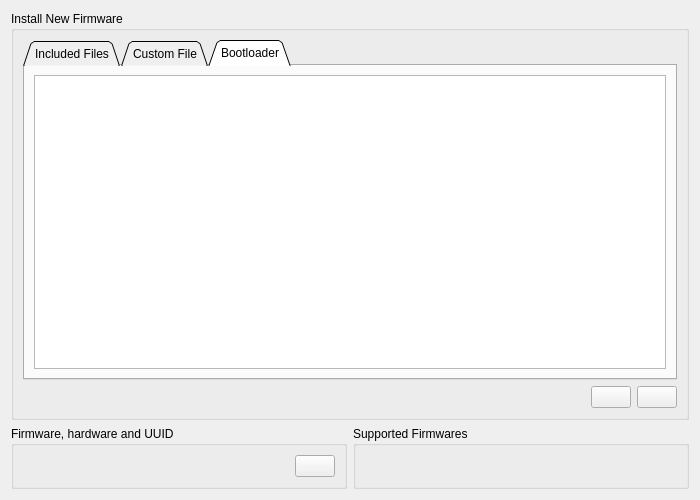
<?xml version="1.0" encoding="UTF-8"?>
<ui version="4.0">
 <class>PageFirmware</class>
 <widget class="QWidget" name="PageFirmware">
  <property name="geometry">
   <rect>
    <x>0</x>
    <y>0</y>
    <width>700</width>
    <height>500</height>
   </rect>
  </property>
  <property name="windowTitle">
   <string>Form</string>
  </property>
  <layout class="QVBoxLayout" name="verticalLayout_4">
   <item>
    <widget class="QGroupBox" name="groupBox">
     <property name="title">
      <string>Install New Firmware</string>
     </property>
     <layout class="QVBoxLayout" name="verticalLayout_3">
      <item>
       <widget class="QTabWidget" name="fwTabWidget">
        <property name="tabShape">
         <enum>QTabWidget::Triangular</enum>
        </property>
        <property name="currentIndex">
         <number>2</number>
        </property>
        <widget class="QWidget" name="tab">
         <attribute name="title">
          <string>Included Files</string>
         </attribute>
         <layout class="QVBoxLayout" name="verticalLayout_7">
          <item>
           <layout class="QHBoxLayout" name="horizontalLayout_5">
            <item>
             <layout class="QVBoxLayout" name="verticalLayout_5">
              <item>
               <widget class="QLabel" name="label">
                <property name="font">
                 <font>
                  <weight>75</weight>
                  <bold>true</bold>
                 </font>
                </property>
                <property name="text">
                 <string>Hardware Version</string>
                </property>
                <property name="alignment">
                 <set>Qt::AlignCenter</set>
                </property>
               </widget>
              </item>
              <item>
               <widget class="QListWidget" name="hwList"/>
              </item>
             </layout>
            </item>
            <item>
             <layout class="QVBoxLayout" name="verticalLayout_6">
              <item>
               <widget class="QLabel" name="label_2">
                <property name="font">
                 <font>
                  <weight>75</weight>
                  <bold>true</bold>
                 </font>
                </property>
                <property name="text">
                 <string>Firmware</string>
                </property>
                <property name="alignment">
                 <set>Qt::AlignCenter</set>
                </property>
               </widget>
              </item>
              <item>
               <widget class="QListWidget" name="fwList"/>
              </item>
             </layout>
            </item>
           </layout>
          </item>
          <item>
           <layout class="QHBoxLayout" name="horizontalLayout_6">
            <item>
             <widget class="QCheckBox" name="showNonDefaultBox">
              <property name="toolTip">
               <string>Show firmwares with non-default compilation options</string>
              </property>
              <property name="text">
               <string>Show non-default firmwares</string>
              </property>
             </widget>
            </item>
            <item>
             <spacer name="horizontalSpacer">
              <property name="orientation">
               <enum>Qt::Horizontal</enum>
              </property>
              <property name="sizeHint" stdset="0">
               <size>
                <width>40</width>
                <height>20</height>
               </size>
              </property>
             </spacer>
            </item>
            <item>
             <widget class="QPushButton" name="changelogButton">
              <property name="toolTip">
               <string>Show firmware changelog</string>
              </property>
              <property name="text">
               <string/>
              </property>
              <property name="icon">
               <iconset resource="../res.qrc">
                <normaloff>:/res/icons/About-96.png</normaloff>:/res/icons/About-96.png</iconset>
              </property>
             </widget>
            </item>
           </layout>
          </item>
         </layout>
        </widget>
        <widget class="QWidget" name="tab_2">
         <attribute name="title">
          <string>Custom File</string>
         </attribute>
         <layout class="QVBoxLayout" name="verticalLayout">
          <item>
           <layout class="QHBoxLayout" name="horizontalLayout_4">
            <item>
             <widget class="QLineEdit" name="fwEdit"/>
            </item>
            <item>
             <widget class="QPushButton" name="chooseButton">
              <property name="sizePolicy">
               <sizepolicy hsizetype="Fixed" vsizetype="Fixed">
                <horstretch>0</horstretch>
                <verstretch>0</verstretch>
               </sizepolicy>
              </property>
              <property name="toolTip">
               <string>Choose file...</string>
              </property>
              <property name="text">
               <string/>
              </property>
              <property name="icon">
               <iconset resource="../res.qrc">
                <normaloff>:/res/icons/Open Folder-96.png</normaloff>:/res/icons/Open Folder-96.png</iconset>
              </property>
             </widget>
            </item>
           </layout>
          </item>
          <item>
           <spacer name="verticalSpacer">
            <property name="orientation">
             <enum>Qt::Vertical</enum>
            </property>
            <property name="sizeHint" stdset="0">
             <size>
              <width>20</width>
              <height>249</height>
             </size>
            </property>
           </spacer>
          </item>
         </layout>
        </widget>
        <widget class="QWidget" name="tab_3">
         <attribute name="title">
          <string>Bootloader</string>
         </attribute>
         <layout class="QVBoxLayout" name="verticalLayout_8">
          <item>
           <widget class="QListWidget" name="blList"/>
          </item>
         </layout>
        </widget>
       </widget>
      </item>
      <item>
       <layout class="QHBoxLayout" name="horizontalLayout_3">
        <item>
         <widget class="DisplayPercentage" name="display" native="true"/>
        </item>
        <item>
         <widget class="QPushButton" name="cancelButton">
          <property name="sizePolicy">
           <sizepolicy hsizetype="Fixed" vsizetype="Fixed">
            <horstretch>0</horstretch>
            <verstretch>0</verstretch>
           </sizepolicy>
          </property>
          <property name="toolTip">
           <string>Cancel upload</string>
          </property>
          <property name="text">
           <string/>
          </property>
          <property name="icon">
           <iconset resource="../res.qrc">
            <normaloff>:/res/icons/Cancel-96.png</normaloff>:/res/icons/Cancel-96.png</iconset>
          </property>
         </widget>
        </item>
        <item>
         <widget class="QPushButton" name="uploadButton">
          <property name="sizePolicy">
           <sizepolicy hsizetype="Fixed" vsizetype="Fixed">
            <horstretch>0</horstretch>
            <verstretch>0</verstretch>
           </sizepolicy>
          </property>
          <property name="toolTip">
           <string>Update firmware on the connected DieBieMS</string>
          </property>
          <property name="text">
           <string/>
          </property>
          <property name="icon">
           <iconset resource="../res.qrc">
            <normaloff>:/res/icons/Download-96.png</normaloff>:/res/icons/Download-96.png</iconset>
          </property>
         </widget>
        </item>
       </layout>
      </item>
     </layout>
    </widget>
   </item>
   <item>
    <layout class="QHBoxLayout" name="horizontalLayout_2">
     <item>
      <widget class="QGroupBox" name="groupBox_2">
       <property name="title">
        <string>Firmware, hardware and UUID</string>
       </property>
       <layout class="QHBoxLayout" name="horizontalLayout">
        <item>
         <widget class="QLabel" name="currentLabel">
          <property name="text">
           <string/>
          </property>
         </widget>
        </item>
        <item>
         <widget class="QPushButton" name="readVersionButton">
          <property name="sizePolicy">
           <sizepolicy hsizetype="Fixed" vsizetype="Fixed">
            <horstretch>0</horstretch>
            <verstretch>0</verstretch>
           </sizepolicy>
          </property>
          <property name="toolTip">
           <string>Read firmware version</string>
          </property>
          <property name="text">
           <string/>
          </property>
          <property name="icon">
           <iconset resource="../res.qrc">
            <normaloff>:/res/icons/Upload-96.png</normaloff>:/res/icons/Upload-96.png</iconset>
          </property>
         </widget>
        </item>
       </layout>
      </widget>
     </item>
     <item>
      <widget class="QGroupBox" name="groupBox_3">
       <property name="title">
        <string>Supported Firmwares</string>
       </property>
       <layout class="QVBoxLayout" name="verticalLayout_2">
        <item>
         <widget class="QLabel" name="supportedLabel">
          <property name="text">
           <string/>
          </property>
         </widget>
        </item>
       </layout>
      </widget>
     </item>
    </layout>
   </item>
  </layout>
 </widget>
 <customwidgets>
  <customwidget>
   <class>DisplayPercentage</class>
   <extends>QWidget</extends>
   <header>widgets/displaypercentage.h</header>
   <container>1</container>
  </customwidget>
 </customwidgets>
 <resources>
  <include location="../res.qrc"/>
 </resources>
 <connections/>
</ui>
